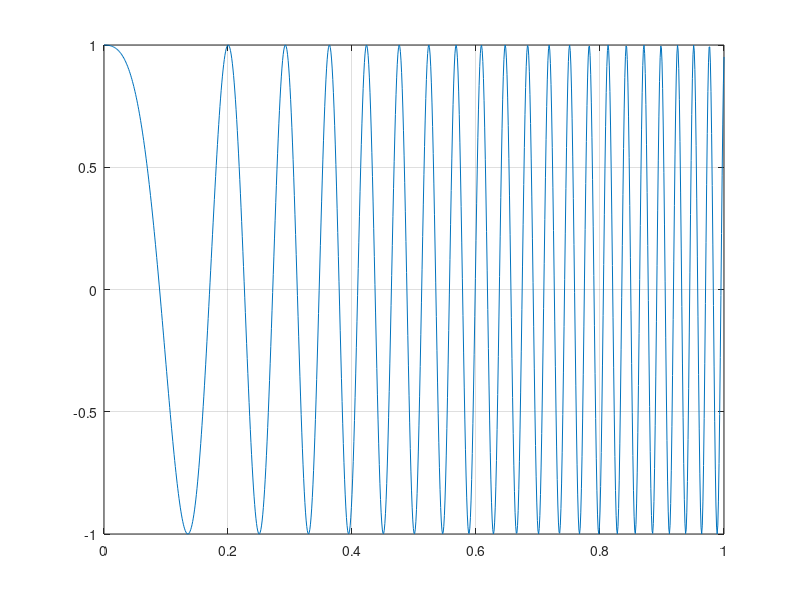

Here is the MATLAB script that generated this plot: (Note: this script raises an error after producing the figure.)
clear all
clc
global w;
global hn;
NmbrOfElements = 6;
%TYPE 1 ......Wk
%TYPE 2.......Wd
%TYPE 3.......Wf
%TYPE 4.......Wc
%TYPE 5.......We
%TYPE 6.......Wj

% colors: magenta,cyan,red, green, blue, black
LineColors       = {'m','c','r','g','b','x'}';
Fs = 1000;          % 1kHz sample rate
t = 0:1/Fs:1;      % 1 seconds @ 1kHz sample rate
fo = 1; f1 = 400;   % Start at 10Hz, go up to 400Hz
y = chirp(t,fo,10,f1)';
plot(t,y');
MyInput = y';
InputSignal = cat(2,t',y);
grid on;
%----- Plot Wk in ISO2631 -------------------------------
FilteredSignal = ISO2631(y,1,Fs);
Freq = w/2*pi;
semilogx(Freq,20*log10(hn),'m');
hold on;
%----- Plot Wd in ISO2631 -------------------------------
FilteredSignal = ISO2631(y,2,Fs);
Freq = w/2*pi;
semilogx(Freq,20*log10(hn),'c');
%----- Plot Wf in ISO2631 -------------------------------
FilteredSignal = ISO2631(y,3,Fs);
Freq = w/2*pi;
semilogx(Freq,20*log10(hn),'r');
%----- Plot Wc in ISO2631 -------------------------------
FilteredSignal = ISO2631(y,4,Fs);
Freq = w/2*pi;
semilogx(Freq,20*log10(hn),'g');
%----- Plot We in ISO2631 -------------------------------
FilteredSignal = ISO2631(y,5,Fs);
Freq = w/2*pi;
semilogx(Freq,20*log10(hn),'b');
%----- Plot Wj in ISO2631 -------------------------------
FilteredSignal = ISO2631(y,6,Fs);
Freq = w/2*pi;
semilogx(Freq,20*log10(hn),'k');
%------- Add the legend and labels to the plot ----------
hleg1 = legend('Wk','Wd','Wf','Wc','We','Wj');
title('ISO2631 weightening frequency transfer functions');
axis([0.01 1000 -30 10]);
xlabel('Frequency (Hz)');
ylabel('Gain (dB)');
grid on;
hold off;
%------- EOF ISO2631_TestSignal.m ------------------------

